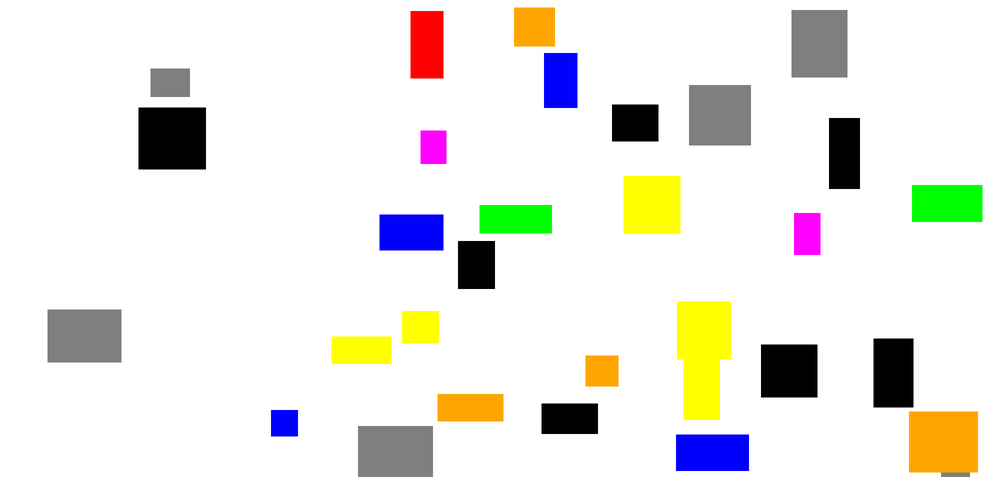
#> input picture img.png, 1000 x 500 px, shrunk from 2000 x 1000 before the run
$ python rectangle.py
#> lines starting #> are read from the running program, lines starting #| are printed output that depends on the picture; after the words box and inside, x2 and y2 are one past the last pixel; in counts of white or black regions, pixels touching at a corner belong together
import resource

import cv2
import numpy as np


def limit_memory(maxsize):
    soft, hard = resource.getrlimit(resource.RLIMIT_AS)
    resource.setrlimit(resource.RLIMIT_AS, (maxsize, hard))


def main():
    hsv_colors = {
        'gray': [[0, 0, 120], [0, 0, 140]],
        'black': [[0, 0, 0], [0, 0, 10]],
        'orange': [[18, 40, 90], [27, 255, 255]],
        'red': [[0, 200, 200], [10, 255, 255]],
        'pink': [[140, 200, 200], [170, 255, 255]],
        'yellow': [[25, 50, 70], [35, 255, 255]],
        'green': [[40, 50, 70], [70, 255, 255]],
        'blue': [[110, 50, 70], [130, 255, 255]],

    }
    img = cv2.imread("img.png")
#> img is the input picture: shape (500, 1000, 3); mean B, G, R 228.1, 234.3, 235.7
    hsv = cv2.cvtColor(img, cv2.COLOR_BGR2HSV)
#> hsv: shape (500, 1000, 3); mean H, S, V 4.7, 18.7, 241.9
    del img
    colors = {}
    for key, hc in hsv_colors.items():
        print(key)
        hsv_min = np.array(hc[0], np.uint8)
        hsv_max = np.array(hc[1], np.uint8)
        filtered = cv2.inRange(hsv, hsv_min, hsv_max)
        cv2.imshow("s", filtered)
        cv2.waitKey(0)
        cv2.destroyAllWindows()
        contours = cv2.findContours(filtered, cv2.RETR_TREE, cv2.CHAIN_APPROX_SIMPLE)[1]
        for cnt in contours:
            # [7 lines of commented-out code are left out]

            if not key in colors:
                colors[key] = 1
            else:
                colors[key] += 1
#> this loop made 8 passes
#> contours on pass 4: [[[411, 11], [411, 77], [442, 77], [442, 11]]]
#> pass 1, in main, `filtered = cv2.inRange(hsv, hsv_min, hsv_max)`:
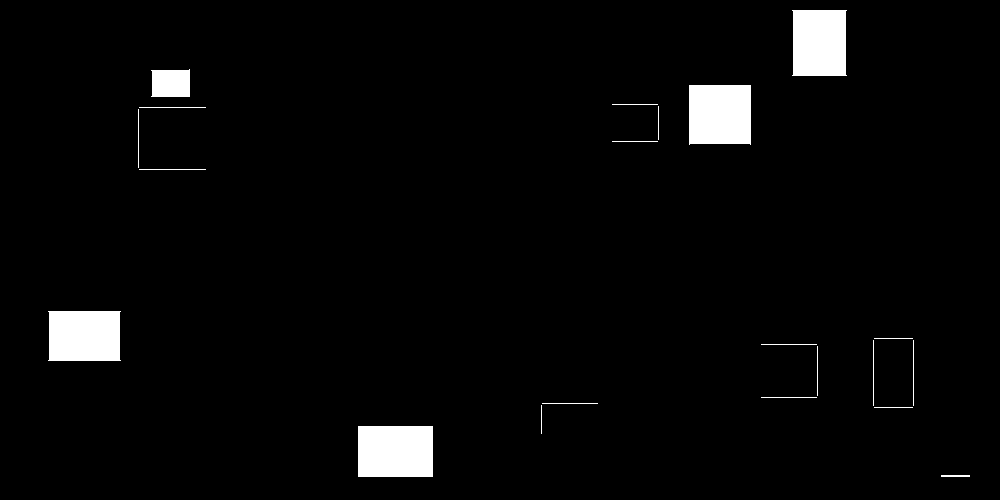
#> filtered: shape (500, 1000); 3.3% white; 21 white regions, largest, box (x1, y1, x2, y2) and area: (358, 426, 433, 477) 3825, (689, 85, 751, 145) 3660, (48, 311, 121, 361) 3554
#> pass 2, in main, `filtered = cv2.inRange(hsv, hsv_min, hsv_max)`:
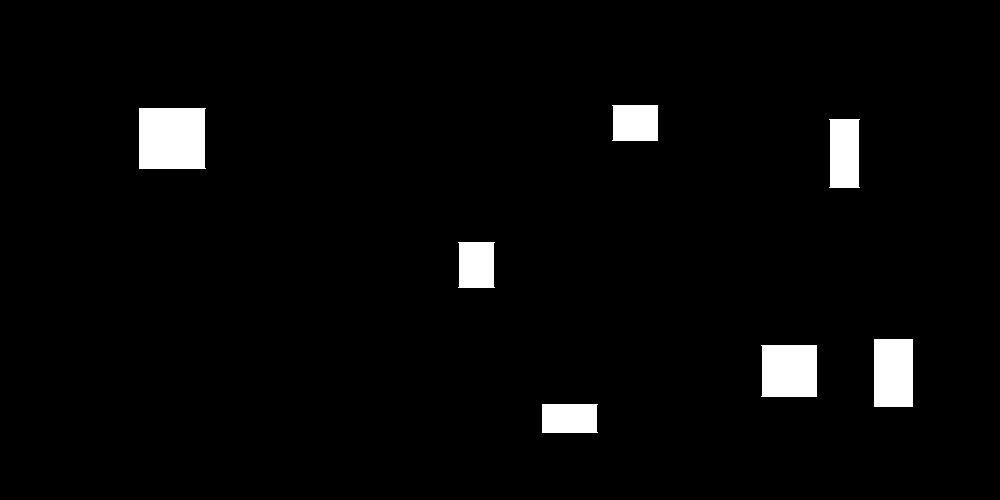
#> filtered: shape (500, 1000); 3.3% white; 7 white regions, largest, box (x1, y1, x2, y2) and area: (139, 108, 206, 169) 4028, (761, 345, 817, 397) 2862, (874, 339, 913, 407) 2652
#> pass 3, in main, `filtered = cv2.inRange(hsv, hsv_min, hsv_max)`:
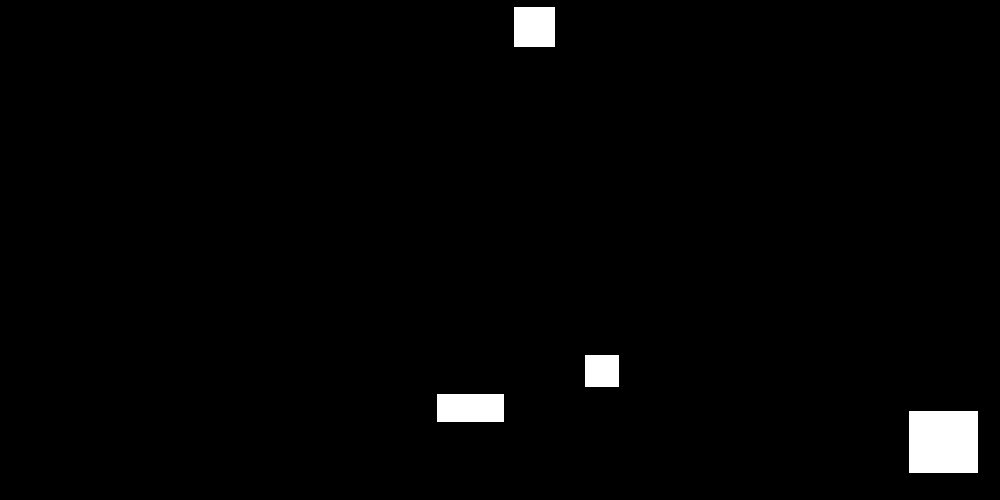
#> filtered: shape (500, 1000); 1.8% white; 4 white regions, box (x1, y1, x2, y2) and area: (909, 411, 978, 473) 4278, (437, 394, 504, 422) 1876, (514, 7, 555, 47) 1640, (585, 355, 619, 387) 1088
#> after the loop:
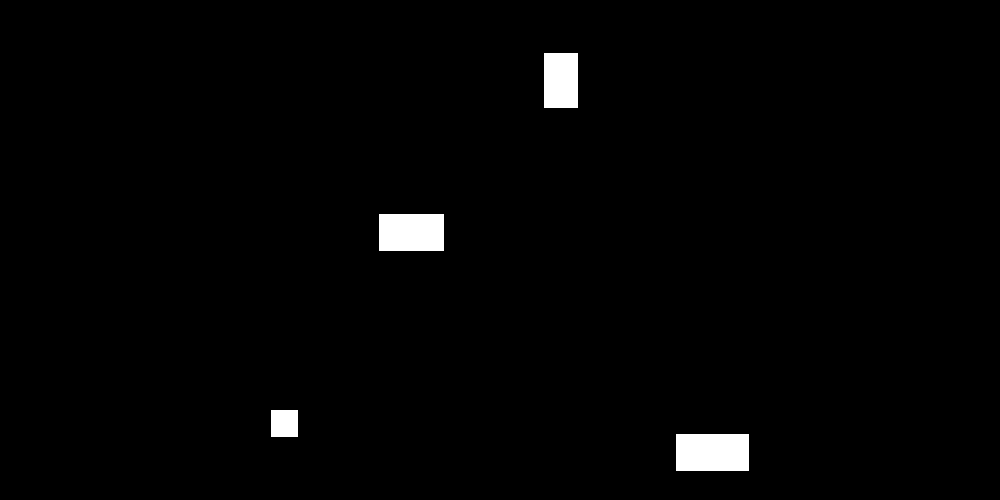
#> filtered: shape (500, 1000); 1.5% white; 4 white regions, box (x1, y1, x2, y2) and area: (676, 434, 749, 471) 2701, (379, 214, 444, 251) 2405, (544, 53, 578, 108) 1870, (271, 410, 298, 437) 729
#> after the loop, colors = {'gray': 21, 'black': 7, 'orange': 4, 'red': 1, 'pink': 2, 'yellow': 4, 'green': 2, 'blue': 4}
                # cv2.putText(img, key + str(len(approx)), (x1, y1), cv2.FONT_HERSHEY_SIMPLEX, 0.6, (0, 255, 0), 2)
                # img = cv2.drawContours(img, [cnt], -1, (0, 255, 0), 3)
    color_max = None
    color_min = None
    count_max = None
    count_min = None

    for color in sorted(["gray", "black", "orange", "red", "pink", "yellow", "green", "blue"], reverse=True):
        if count_max is None or colors[color] >= count_max:
            count_max = colors[color]
            color_max = color
        if count_min is None or colors[color] <= count_min:
            count_min = colors[color]
            color_min = color
#> this loop made 8 passes
#> (count_max, count_min) on pass 1: (4, 4)
#> count_max on passes 4, 6: 4, 21
#> after the loop, color_max = 'gray'; color_min = 'red'; count_max = 21; count_min = 1
    print(colors, color_min, count_min, color_max, count_max)
#| {'gray': 21, 'black': 7, 'orange': 4, 'red': 1, 'pink': 2, 'yellow': 4, 'green': 2, 'blue': 4} red 1 gray 21


if __name__ == "__main__":
    # limit_memory(1024 * 1024 * 1024)
    main()
